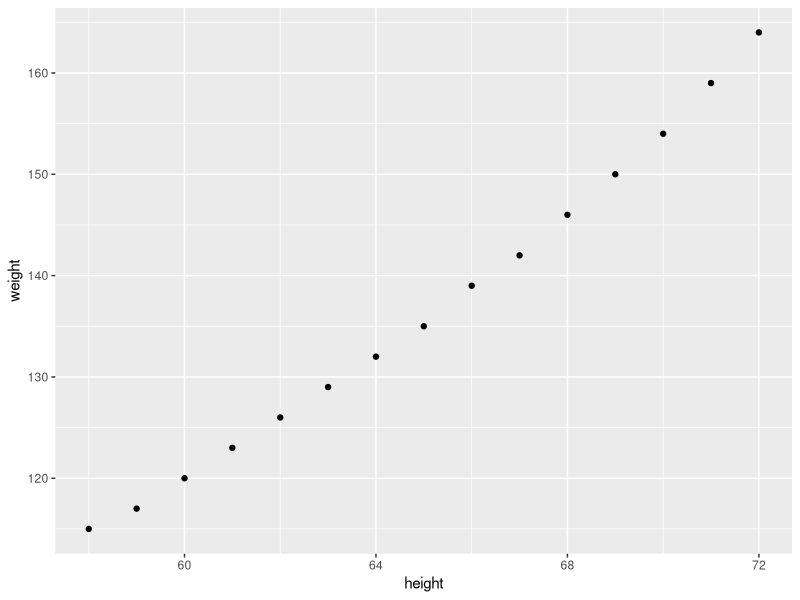

Reproduce this figure in R.
## ---- chunk 1
knitr::opts_chunk$set(echo = TRUE)
## ---- chunk 2
# to load the data
# data(women)

# see the dataset
# women

# read explanations about the dataset
# ?women

# 3. Plot
require(ggplot2)
ggplot(women, aes(x = height, y = weight)) + 
  geom_point()

# 5. Fit the regression
fit_lm <- lm(weight ~ height, data = women)

# 6. Summary
summary(fit_lm)

# 7. Change of unit using grid package (install it befor)
# install.package("grid")
require(grid)
new_x <- convertX(unit(173,"cm"),"inches")

# predict using R code, by hand is ok
predict(fit_lm,newdata = data.frame(height = as.numeric(new_x)))
